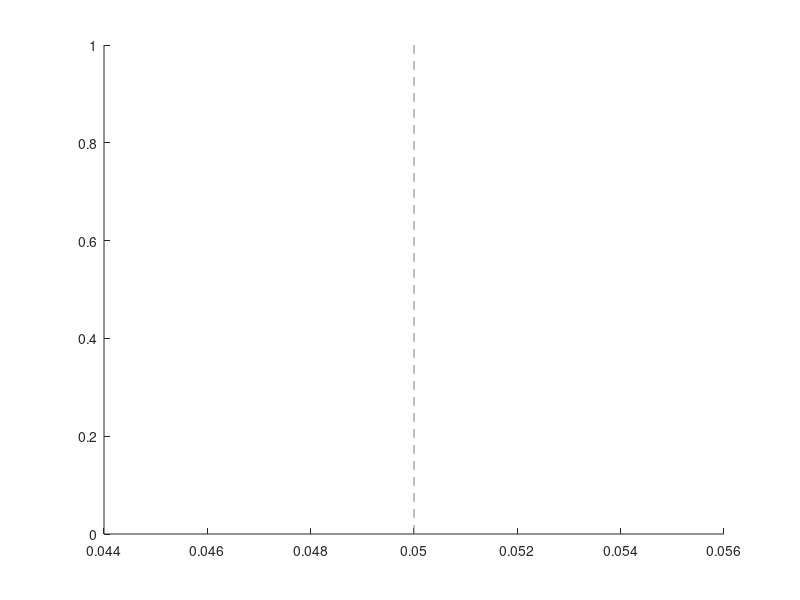

The MATLAB script that drew this image: (Note: this script raises an error after producing the figure.)
%% file locs
clear all;
%close all;
if isfolder('F:\Drive\MontijnHeimel_TimeseriesZeta')
	strPath = 'F:\Drive\MontijnHeimel_TimeseriesZeta';
else
	strPath = 'C:\Drive\MontijnHeimel_TimeseriesZeta';
end
strDataPath = fullfile(strPath,'\Data\');
strFigPath = fullfile(strPath,'\Figs\');

strIndicator = 'GCaMP';

%% load
dblAlpha = 0.05;
cellTests = {'Spike times','Time-series','Two-sample spike t','Two-sample t-s'};
cellTests = {'Neuropixels','GCaMP6f','Two-sample Npx','Two-sample GCaMP6f'};
figure;hAx0=axes;hold on;plot([dblAlpha dblAlpha],[0 1],'--','color',[0.5 0.5 0.5]);
hFig=figure;maxfig;
vecBinoP = nan(1,4);
for intCase=1:4
	if intCase==1
		%zeta
		strFile=fullpath(strDataPath, 'ZetaDataAnovaPrimary visualRunDriftingGratingsResamp500.mat');
		sLoad = load(strFile);
		strFile=fullpath(strDataPath, 'ZetaDataAnovaPrimary visual-RandRunDriftingGratingsResamp500.mat');
		sLoadRand = load(strFile);
		matMeanP = cat(1,sLoad.vecTtestP,sLoadRand.vecTtestP);
		matZetaP = cat(1,sLoad.vecZetaP_UniStitch,sLoadRand.vecZetaP_UniStitch); %with replacement
		matAnovaP = cat(1,sLoad.vecAnovaP_optimal,sLoadRand.vecAnovaP_optimal);
	elseif intCase==2
		%ts-zeta
		[matMeanP,matZetaP,matAnovaP] = loadTsZeta(strIndicator);
	elseif intCase==3
		%2-sample zeta
		%strFile = fullpath(strDataPath, 'Zeta2DataAnovaV1RunDriftingGratingsResamp500.mat');
		strFile = fullpath(strDataPath, 'Zeta2DataStimDiffV1RunDriftingGratingsResamp500Q0.mat');
		%strFile = fullpath(strDataPath, 'Zeta2DataShiftRespV1RunDriftingGratingsResamp500Q0.mat');
		
		sLoad = load(strFile);
		matMeanP = sLoad.matTtest2';
		matZetaP = sLoad.matZeta2';
		matAnovaP = sLoad.matAnova2_optimal';
	elseif intCase==4
		%2-sample ts-zeta
		[matMeanP,matZetaP,matAnovaP] = loadTsZeta2('');
	end
	
	%remove nans
	indRem = any(isnan(matMeanP) | isnan(matZetaP) | isnan(matAnovaP),1);
	matMeanP(:,indRem)=[];
	matZetaP(:,indRem)=[];
	matAnovaP(:,indRem)=[];
	
	intN = size(matZetaP,2);
	[dblTPRZ,vecTPRZci] = binofit(sum(matZetaP(1,:)<dblAlpha),intN);
	[dblTPRT,vecTPRTci] = binofit(sum(matMeanP(1,:)<dblAlpha),intN);
	[dblTPRA,vecTPRAci] = binofit(sum(matAnovaP(1,:)<dblAlpha),intN);
	
	[dblFPRZ,vecFPRZci] = binofit(sum(matZetaP(2,:)<dblAlpha),intN);
	[dblFPRT,vecFPRTci] = binofit(sum(matMeanP(2,:)<dblAlpha),intN);
	[dblFPRA,vecFPRAci] = binofit(sum(matAnovaP(2,:)<dblAlpha),intN);
	
	dblSensitivityZ = dblTPRZ/dblFPRZ;
	dblSensitivityT = dblTPRT/dblFPRT;
	dblSensitivityA = dblTPRA/dblFPRA;
	
	vecBinoP(intCase) = bino2test(sum(matMeanP(1,:)<dblAlpha),intN,sum(matZetaP(1,:)<dblAlpha),intN);

	%% plot
	figure(hFig)
	vecColZ = lines(1);
	vecColT = [0 0 0];
	vecColA = [0.8 0 0];
	subplot(2,4,intCase);
	hold on
	bar(1,100*dblTPRT,0.5,'Facecolor',vecColT,'Edgecolor','none');
	bar(2,100*dblTPRZ,0.5,'Facecolor',vecColZ,'Edgecolor','none');
	bar(3,100*dblTPRA,0.5,'Facecolor',vecColA,'Edgecolor','none');
	errorbar(1,100*dblTPRT,...
		100*[dblTPRT-vecTPRTci(1)],...
		100*[dblTPRT-vecTPRTci(2)],'linestyle','none','color',vecColT,'capsize',20);
	errorbar(2,100*[dblTPRZ],...
		100*[dblTPRZ-vecTPRZci(1)],...
		100*[dblTPRZ-vecTPRZci(2)],'linestyle','none','color',vecColZ,'capsize',20);
	errorbar(3,100*[dblTPRA],...
		100*[dblTPRA-vecTPRAci(1)],...
		100*[dblTPRA-vecTPRAci(2)],'linestyle','none','color',vecColA,'capsize',20);
	xlim([0 4]);
	ylim([0 100]);
	title(sprintf('%s, +%d%%, +%d%%',cellTests{intCase},round((dblTPRZ/dblTPRT - 1)*100),round((dblTPRZ/dblTPRA - 1)*100)));
	ylabel('Cell inclusion rate (%)');%,'Color',[0 0.7 0]);
	ax = gca;
	set(ax,'xtick',[1 2 3]);
	ax.XTickLabel{1} = '\color{black}T-test';
	ax.XTickLabel{2} = '\color[rgb]{0,0.4470,0.7410}ZETA';
	ax.XTickLabel{3} = '\color[rgb]{0.8,0,0}ANOVA';
	
	%%{
	subplot(2,4,4+intCase);
	hold on
	bar(1,100*dblFPRT,0.5,'Facecolor',vecColT,'Edgecolor','none');
	bar(2,100*dblFPRZ,0.5,'Facecolor',vecColZ,'Edgecolor','none');
	bar(3,100*dblFPRA,0.5,'Facecolor',vecColA,'Edgecolor','none');
	errorbar(1,100*dblFPRT,...
		100*[dblFPRT-vecFPRTci(1)],...
		100*[dblFPRT-vecFPRTci(2)],'linestyle','none','color',vecColT,'capsize',20);
	errorbar(2,100*[dblFPRZ],...
		100*[dblFPRZ-vecFPRZci(1)],...
		100*[dblFPRZ-vecFPRZci(2)],'linestyle','none','color',vecColZ,'capsize',20);
	errorbar(3,100*[dblFPRA],...
		100*[dblFPRA-vecFPRAci(1)],...
		100*[dblFPRA-vecFPRAci(2)],'linestyle','none','color',vecColA,'capsize',20);
	xlim([0 4]);
	ylim([0 70]);
	title(sprintf('%s, +%d%%, +%d%%',cellTests{intCase},round((dblFPRZ/dblFPRT - 1)*100),round((dblFPRZ/dblFPRA - 1)*100)));
	ylabel('False positive rate (%)');%,'Color',[0 0.7 0]);
	ax = gca;
	set(ax,'xtick',[1 2 3]);
	ax.XTickLabel{1} = '\color{black}T-test';
	ax.XTickLabel{2} = '\color[rgb]{0,0.4470,0.7410}ZETA';
	ax.XTickLabel{3} = '\color[rgb]{0.8,0,0}ANOVA';
	%%}
	
	
	axes(hAx0);
	errorbar(dblFPRT,dblTPRT,... %errorbar(x,y,yneg,ypos,xneg,xpos)
		[dblTPRT-vecTPRTci(1)],...
		[dblTPRT-vecTPRTci(2)],...
		[dblFPRT-vecFPRTci(1)],...
		[dblFPRT-vecFPRTci(2)],...
		'linestyle','none','color',vecColT,'capsize',5);
	errorbar(dblFPRZ,dblTPRZ,... %errorbar(x,y,yneg,ypos,xneg,xpos)
		[dblTPRZ-vecTPRZci(1)],...
		[dblTPRZ-vecTPRZci(2)],...
		[dblFPRZ-vecFPRZci(1)],...
		[dblFPRZ-vecFPRZci(2)],...
		'linestyle','none','color',vecColZ,'capsize',5);
	errorbar(dblFPRA,dblTPRA,... %errorbar(x,y,yneg,ypos,xneg,xpos)
		[dblTPRA-vecTPRAci(1)],...
		[dblTPRA-vecTPRAci(2)],...
		[dblFPRA-vecFPRAci(1)],...
		[dblFPRA-vecFPRAci(2)],...
		'linestyle','none','color',vecColA,'capsize',5);
	
end
xlabel('False positive fraction');
ylabel('Cell inclusion fraction');
title(sprintf('Alpha=%.3f',dblAlpha));
legend({'Norm','T-test','ZETA','ANOVA'},'location','best');
ylim([0 1]);
xlim([0 1]);
fixfig([],[],2,16);

saveas(gcf,fullpath(strFigPath,'SummaryTPFP.tif'));
saveas(gcf,fullpath(strFigPath,'SummaryTPFP.pdf'));


%%
figure(hFig);
fixfig([],[],2,16);


saveas(gcf,fullpath(strFigPath,'SummaryTtestZeta.tif'));
saveas(gcf,fullpath(strFigPath,'SummaryTtestZeta.pdf'));
